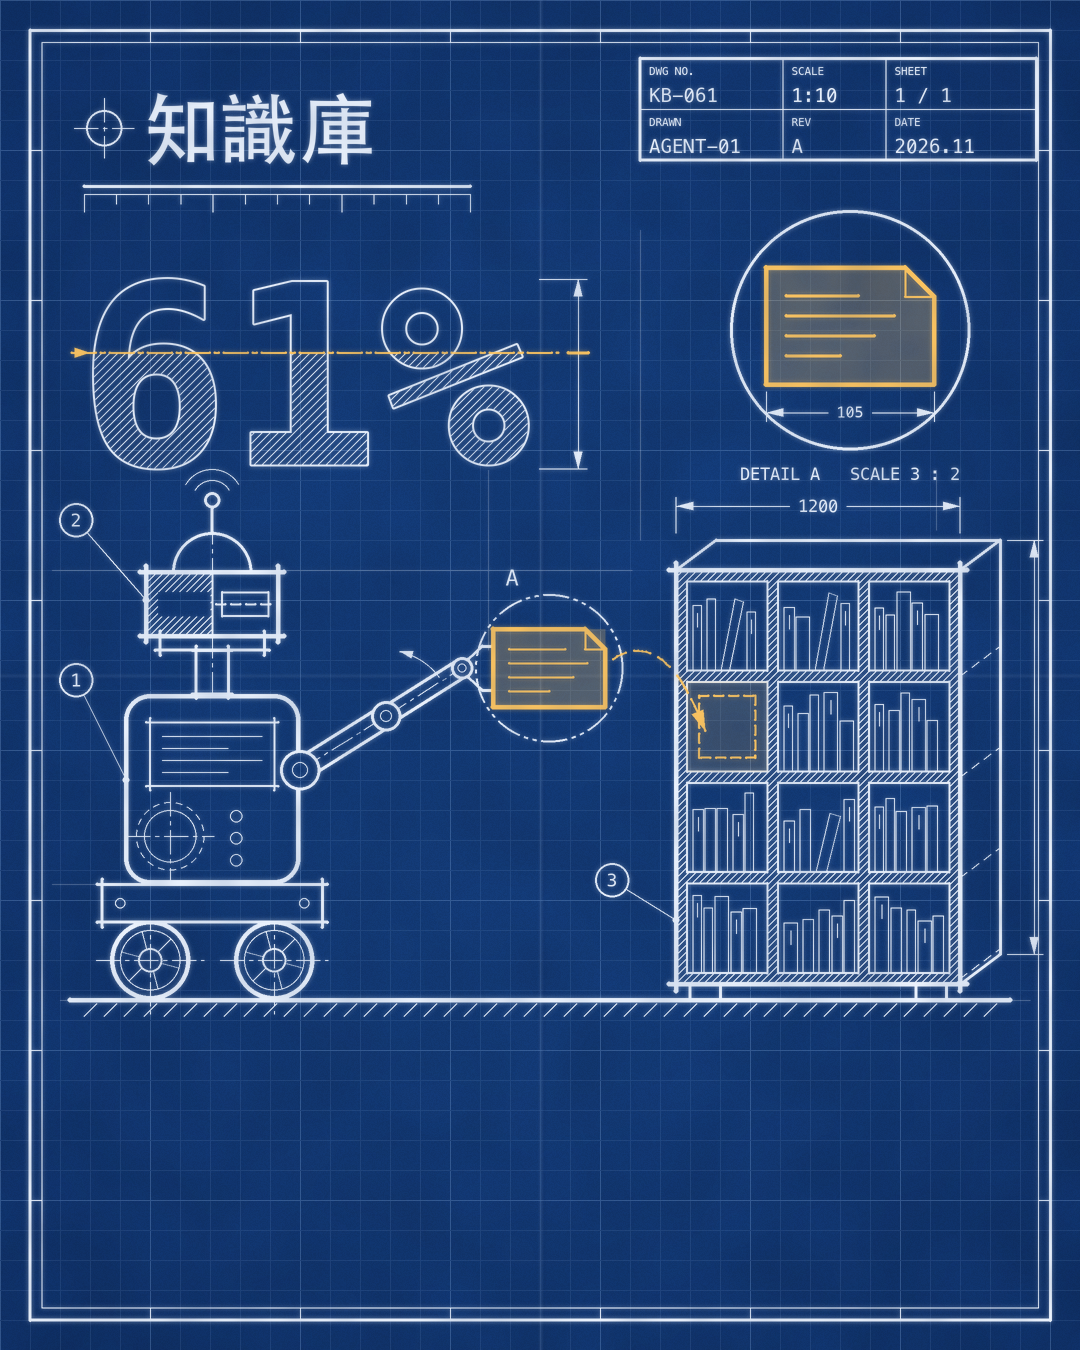

Reproduce this figure in Python.
#!/usr/bin/env python3
"""Style catalog sample: blueprint (original artwork, PIL only).

Technique encoded here:
  - two ink layers only (white line ink + one amber accent ink) on blue paper
  - four line weights (outline / part / detail / hairline) and drafted corner overshoot
  - line types: solid, hidden (dashed), centre line (long-short), section hatch
  - dimension lines with extension lines and slim arrowheads
  - paper: mottled blue, fold creases, two-level grid, sheet border with zone ticks
Everything is drawn at 2x and downsampled for clean anti-aliased lines.
"""
import math, os, random
from PIL import Image, ImageDraw, ImageFont, ImageFilter, ImageChops

W, H, S = 1080, 1350, 2
HERE = os.path.dirname(os.path.abspath(__file__))
rng = random.Random(61)

F_ZH = ('/System/Library/Fonts/STHeiti Medium.ttc', 0)
F_NUM = ('/System/Library/Fonts/Menlo.ttc', 1)
F_LBL = ('/System/Library/Fonts/Menlo.ttc', 0)

PAPER = (22, 66, 134)
PAPER_DARK = (11, 38, 90)
LINE = (238, 245, 255)
ACCENT = (255, 198, 96)

# line weights in final pixels
OUTLINE, PART, DETAIL, HAIR = 4.6, 3.0, 1.8, 1.1

INK = Image.new('L', (W * S, H * S), 0)   # white line ink
AMB = Image.new('L', (W * S, H * S), 0)   # amber accent ink


def font(spec, size): return ImageFont.truetype(spec[0], int(size * S), index=spec[1])
def sc(p): return (p[0] * S, p[1] * S)
def wpx(w): return max(1, int(round(w * S)))


# ---------- line primitives ----------
def ln(layer, p0, p1, w=DETAIL, over=0, v=255):
    """Straight line with round caps; `over` extends both ends (drafted overshoot)."""
    (x0, y0), (x1, y1) = p0, p1
    L = math.hypot(x1 - x0, y1 - y0) or 1
    ux, uy = (x1 - x0) / L, (y1 - y0) / L
    a = (x0 - ux * over, y0 - uy * over); b = (x1 + ux * over, y1 + uy * over)
    d = ImageDraw.Draw(layer); ww = wpx(w)
    d.line([sc(a), sc(b)], fill=v, width=ww)
    if ww > 2:
        r = ww / 2
        for p in (a, b): d.ellipse([p[0] * S - r, p[1] * S - r, p[0] * S + r, p[1] * S + r], fill=v)


def path(layer, pts, w=DETAIL, closed=False, over=0):
    pts = list(pts)
    if closed: pts = pts + [pts[0]]
    for a, b in zip(pts, pts[1:]): ln(layer, a, b, w, over)


def rect(layer, x0, y0, x1, y1, w=DETAIL, over=0):
    path(layer, [(x0, y0), (x1, y0), (x1, y1), (x0, y1)], w, True, over)


def rrect(layer, x0, y0, x1, y1, r, w=DETAIL):
    ImageDraw.Draw(layer).rounded_rectangle([x0 * S, y0 * S, x1 * S, y1 * S], radius=r * S, outline=255, width=wpx(w))


def circle(layer, c, r, w=DETAIL, fill=None):
    box = [(c[0] - r) * S, (c[1] - r) * S, (c[0] + r) * S, (c[1] + r) * S]
    ImageDraw.Draw(layer).ellipse(box, outline=255 if fill is None else None, fill=fill, width=wpx(w))


def arc(layer, c, r, a0, a1, w=DETAIL):
    box = [(c[0] - r) * S, (c[1] - r) * S, (c[0] + r) * S, (c[1] + r) * S]
    ImageDraw.Draw(layer).arc(box, a0, a1, fill=255, width=wpx(w))


def patterned(layer, p0, p1, pattern, w=HAIR):
    """pattern = (on, off, on, off, ...) lengths in px. Hidden line: (10, 6). Centre line: (22, 5, 4, 5)."""
    (x0, y0), (x1, y1) = p0, p1
    L = math.hypot(x1 - x0, y1 - y0)
    if L < 1: return
    ux, uy = (x1 - x0) / L, (y1 - y0) / L
    t, k = 0, 0
    while t < L:
        seg = pattern[k % len(pattern)]
        if k % 2 == 0:
            e = min(L, t + seg)
            ln(layer, (x0 + ux * t, y0 + uy * t), (x0 + ux * e, y0 + uy * e), w)
        t += seg; k += 1


HIDDEN = (9, 6)
CENTRE = (24, 5, 4, 5)


def centre_mark(layer, c, r):
    patterned(layer, (c[0] - r, c[1]), (c[0] + r, c[1]), CENTRE, HAIR)
    patterned(layer, (c[0], c[1] - r), (c[0], c[1] + r), CENTRE, HAIR)


def arrow(layer, tip, direction, length=17, half=4.2):
    ux, uy = direction
    L = math.hypot(ux, uy); ux, uy = ux / L, uy / L
    bx, by = tip[0] - ux * length, tip[1] - uy * length
    ImageDraw.Draw(layer).polygon([sc(tip), sc((bx - uy * half, by + ux * half)), sc((bx + uy * half, by - ux * half))], fill=255)


def hatch_mask(layer, mask, gap=9, w=HAIR, v=255):
    """45-degree section hatch clipped to an L mask (same size as the layer)."""
    box = mask.getbbox()
    if not box: return
    x0, y0, x1, y1 = box
    h = Image.new('L', layer.size, 0); d = ImageDraw.Draw(h)
    span = y1 - y0
    c = x0 - span
    while c < x1:
        d.line([(c, y1), (c + span, y0)], fill=v, width=wpx(w)); c += gap * S
    layer.paste(ImageChops.lighter(layer, ImageChops.multiply(h, mask)))


def hatch_poly(layer, poly, gap=9, w=HAIR, holes=()):
    m = Image.new('L', layer.size, 0); d = ImageDraw.Draw(m)
    d.polygon([sc(p) for p in poly], fill=255)
    for hpoly in holes: d.polygon([sc(p) for p in hpoly], fill=0)
    hatch_mask(layer, m, gap, w)


def dim(layer, p0, p1, off, label=None, size=17):
    """Dimension between object points p0-p1, pushed out by vector `off`."""
    L = math.hypot(*off); ox, oy = off[0] / L, off[1] / L
    a = (p0[0] + off[0], p0[1] + off[1]); b = (p1[0] + off[0], p1[1] + off[1])
    for p, q in ((p0, a), (p1, b)):
        ln(layer, (p[0] + ox * 7, p[1] + oy * 7), (q[0] + ox * 9, q[1] + oy * 9), HAIR)
    ln(layer, a, b, HAIR)
    arrow(layer, a, (a[0] - b[0], a[1] - b[1])); arrow(layer, b, (b[0] - a[0], b[1] - a[1]))
    if label:
        f = font(F_LBL, size); d = ImageDraw.Draw(layer)
        mx, my = (a[0] + b[0]) / 2 * S, (a[1] + b[1]) / 2 * S
        l, t, r, bt = d.textbbox((mx, my), label, font=f, anchor='mm')
        d.rectangle([l - 8 * S, t - 4 * S, r + 8 * S, bt + 4 * S], fill=0)
        d.text((mx, my), label, font=f, fill=255, anchor='mm')


# ---------- paper ----------
def noise_tile(n=256):
    return Image.frombytes('L', (n, n), bytes(rng.getrandbits(8) for _ in range(n * n)))


def tiled(tile, size):
    out = Image.new('L', size)
    for y in range(0, size[1], tile.size[1]):
        for x in range(0, size[0], tile.size[0]): out.paste(tile, (x, y))
    return out


def make_paper():
    base = Image.new('RGB', (W, H), PAPER)
    # vignette: darker toward the corners
    vig = Image.radial_gradient('L').resize((int(W * 1.5), int(H * 1.5))).crop((W // 4, H // 4, W // 4 + W, H // 4 + H))
    base = Image.composite(Image.new('RGB', (W, H), PAPER_DARK), base, vig.point(lambda v: int(max(0, v - 70) * 1.0)))
    # blotchy mottling (large) + fine grain (small)
    blot = noise_tile(64).resize((W, H), Image.BICUBIC).filter(ImageFilter.GaussianBlur(18))
    base = ImageChops.multiply(base, Image.merge('RGB', [blot.point(lambda v: 205 + v * 50 // 255)] * 3))
    grain = tiled(noise_tile(256), (W, H))
    base = ImageChops.multiply(base, Image.merge('RGB', [grain.point(lambda v: 236 + v * 19 // 255)] * 3))
    # grid: minor 30 px, major 150 px
    g = Image.new('L', (W, H), 0); d = ImageDraw.Draw(g)
    for x in range(0, W, 30): d.line([(x, 0), (x, H)], fill=64 if x % 150 == 0 else 26)
    for y in range(0, H, 30): d.line([(0, y), (W, y)], fill=64 if y % 150 == 0 else 26)
    base = Image.composite(Image.new('RGB', (W, H), (150, 190, 240)), base, g)
    # fold creases: a light edge with a dark edge next to it
    c = Image.new('L', (W, H), 0); d = ImageDraw.Draw(c)
    d.line([(W * .5, 0), (W * .5, H)], fill=40, width=2); d.line([(0, H * .5), (W, H * .5)], fill=34, width=2)
    base = Image.composite(Image.new('RGB', (W, H), (190, 215, 250)), base, c.filter(ImageFilter.GaussianBlur(1.2)))
    c = Image.new('L', (W, H), 0); d = ImageDraw.Draw(c)
    d.line([(W * .5 + 3, 0), (W * .5 + 3, H)], fill=60, width=3); d.line([(0, H * .5 + 3), (W, H * .5 + 3)], fill=50, width=3)
    base = Image.composite(Image.new('RGB', (W, H), PAPER_DARK), base, c.filter(ImageFilter.GaussianBlur(2)))
    return base


# ---------- components ----------
FLOOR = 1000


def sheet_border():
    rect(INK, 30, 30, W - 30, H - 30, PART)
    rect(INK, 42, 42, W - 42, H - 42, HAIR)
    for x in range(150, W - 60, 150): ln(INK, (x, 30), (x, 42), HAIR); ln(INK, (x, H - 42), (x, H - 30), HAIR)
    for y in range(150, H - 60, 150): ln(INK, (30, y), (42, y), HAIR); ln(INK, (W - 42, y), (W - 30, y), HAIR)


def heading():
    d = ImageDraw.Draw(INK)
    circle(INK, (104, 128), 18, DETAIL); centre_mark(INK, (104, 128), 30)
    d.text((142 * S, 128 * S), '知識庫', font=font(F_ZH, 78), fill=255, anchor='lm')
    ln(INK, (84, 186), (470, 186), PART); ln(INK, (84, 194), (470, 194), HAIR)
    for k in range(0, 13):
        x = 84 + k * 32.2
        ln(INK, (x, 194), (x, 204 if k % 4 else 212), HAIR)


def big_number():
    """Outlined numerals; the lower 61% of each glyph is section-hatched."""
    f = font(F_NUM, 250); pos = (78 * S, 232 * S)
    solid = Image.new('L', INK.size, 0); ImageDraw.Draw(solid).text(pos, '61%', font=f, fill=255)
    l, t, r, b = solid.getbbox()
    edge = Image.new('L', INK.size, 0)
    ImageDraw.Draw(edge).text(pos, '61%', font=f, fill=0, stroke_width=wpx(2.2), stroke_fill=255)
    cut = t + (b - t) * (1 - .61)
    lower = solid.copy(); ImageDraw.Draw(lower).rectangle([0, 0, INK.size[0], cut], fill=0)
    hatch_mask(INK, lower, gap=8, w=HAIR, v=215)
    INK.paste(ImageChops.lighter(INK, edge))
    L, T, R, B = l / S, t / S, r / S, b / S; C = cut / S
    # level line at 61% in amber, running out to the gauge
    patterned(AMB, (L - 22, C), (R + 30, C), CENTRE, DETAIL)
    arrow(AMB, (L - 4, C), (1, 0), 15, 5)
    # height dimension on the right
    dim(INK, (R + 4, T), (R + 4, B), (46, 0))
    ln(AMB, (R + 40, C), (R + 60, C), PART)
    return (L, T, R, B, C)


def gauge(c, r):
    """Dial: ticks every 10%, amber arc for 61%."""
    circle(INK, c, r, PART); circle(INK, c, r - 26, HAIR)
    centre_mark(INK, c, r + 22)
    for k in range(20):
        a = math.radians(-90 + k * 18); r0 = r - (16 if k % 2 == 0 else 9)
        ln(INK, (c[0] + math.cos(a) * r0, c[1] + math.sin(a) * r0), (c[0] + math.cos(a) * r, c[1] + math.sin(a) * r), DETAIL if k % 2 == 0 else HAIR)
    a1 = -90 + 360 * .61
    box = [(c[0] - r + 13) * S, (c[1] - r + 13) * S, (c[0] + r - 13) * S, (c[1] + r - 13) * S]
    ImageDraw.Draw(AMB).arc(box, -90, a1, fill=255, width=wpx(13))
    e = math.radians(a1)
    ln(AMB, c, (c[0] + math.cos(e) * (r + 16), c[1] + math.sin(e) * (r + 16)), DETAIL)
    circle(INK, c, 7, DETAIL); circle(AMB, c, 3.5, 1, fill=255)


PHANTOM = (26, 5, 4, 5, 4, 5)


def text(layer, xy, s, size=15, anchor='lm', spec=F_LBL):
    ImageDraw.Draw(layer).text((xy[0] * S, xy[1] * S), s, font=font(spec, size), fill=255, anchor=anchor)


def phantom_circle(layer, c, r, w=HAIR):
    """Detail boundary: a circle in phantom (long-short-short) line."""
    n = int(2 * math.pi * r / 6); k = 0; t = 0.0
    circ = 2 * math.pi * r
    while t < circ:
        seg = PHANTOM[k % len(PHANTOM)]
        if k % 2 == 0:
            a0, a1 = t / r, min(circ, t + seg) / r
            arc(layer, c, r, math.degrees(a0), math.degrees(a1), w)
        t += seg; k += 1


def balloon(n, c, target, r=17):
    """Item balloon with leader ending in a dot on the part."""
    L = math.hypot(target[0] - c[0], target[1] - c[1]); ux, uy = (target[0] - c[0]) / L, (target[1] - c[1]) / L
    ln(INK, (c[0] + ux * r, c[1] + uy * r), target, HAIR)
    circle(INK, target, 3.2, 1, fill=255)
    erase_circle(c, r); circle(INK, c, r, DETAIL)
    text(INK, c, str(n), 18, 'mm')


def title_block(x0, y0, x1, y1):
    """Simplified drawing title block: fixed cells, uppercase single-stroke lettering."""
    rect(INK, x0, y0, x1, y1, PART)
    ym = (y0 + y1) / 2
    ln(INK, (x0, ym), (x1, ym), HAIR)
    cols = [x0, x0 + (x1 - x0) * .36, x0 + (x1 - x0) * .62, x1]
    for x in cols[1:-1]: ln(INK, (x, y0), (x, y1), HAIR)
    cells = [('DWG NO.', 'KB-061'), ('SCALE', '1:10'), ('SHEET', '1 / 1'),
             ('DRAWN', 'AGENT-01'), ('REV', 'A'), ('DATE', '2026.11')]
    for i, (k, v) in enumerate(cells):
        cx0 = cols[i % 3]; cy0 = y0 if i < 3 else ym
        text(INK, (cx0 + 9, cy0 + 13), k, 11)
        text(INK, (cx0 + 9, cy0 + 37), v, 19)


def detail_view(c, r, src_c, src_r):
    """Circle the card in phantom line (A), then redraw it at 2:1 inside a detail circle."""
    phantom_circle(INK, src_c, src_r, DETAIL)
    text(INK, (src_c[0] - src_r * .5, src_c[1] - src_r - 16), 'A', 22, 'mm')
    circle(INK, c, r, PART)
    w, h = 112 * 1.5, 78 * 1.5; x, y = c[0] - w / 2, c[1] - h / 2 - 4
    d = ImageDraw.Draw(AMB); fold = 29
    d.polygon([sc(p) for p in [(x, y), (x + w - fold, y), (x + w, y + fold), (x + w, y + h), (x, y + h)]], fill=58)
    path(AMB, [(x, y), (x + w - fold, y), (x + w, y + fold), (x + w, y + h), (x, y + h)], OUTLINE, True)
    path(AMB, [(x + w - fold, y), (x + w - fold, y + fold), (x + w, y + fold)], DETAIL)
    for k, lw in enumerate((72, 108, 88, 54)):
        ln(AMB, (x + 20, y + 28 + k * 20), (x + 20 + lw, y + 28 + k * 20), PART)
    dim(INK, (x, y + h), (x + w, y + h), (0, 28), '105', 15)
    text(INK, (c[0], c[1] + r + 24), 'DETAIL A   SCALE 3 : 2', 17, 'mm')


def construction(lines, v=70):
    """Faint construction / projection lines left in, as in hand drafting (thin, low ink)."""
    d = ImageDraw.Draw(INK)
    for a, b in lines: d.line([sc(a), sc(b)], fill=v, width=wpx(1.0))


def link(a, b, half, w=PART):
    """A mechanical arm link: two parallel edges plus round ends, with its centre line."""
    L = math.hypot(b[0] - a[0], b[1] - a[1]); nx, ny = -(b[1] - a[1]) / L, (b[0] - a[0]) / L
    ln(INK, (a[0] + nx * half, a[1] + ny * half), (b[0] + nx * half, b[1] + ny * half), w)
    ln(INK, (a[0] - nx * half, a[1] - ny * half), (b[0] - nx * half, b[1] - ny * half), w)
    patterned(INK, a, b, CENTRE, HAIR)


def erase(box):
    ImageDraw.Draw(INK).rectangle([box[0] * S, box[1] * S, box[2] * S, box[3] * S], fill=0)


def erase_circle(c, r):
    ImageDraw.Draw(INK).ellipse([(c[0] - r) * S, (c[1] - r) * S, (c[0] + r) * S, (c[1] + r) * S], fill=0)


def robot():
    # wheels
    for cx in (176, 300):
        c = (cx, FLOOR - 40)
        circle(INK, c, 40, OUTLINE); circle(INK, c, 30, HAIR); circle(INK, c, 12, DETAIL)
        for k in range(6):
            a = math.radians(k * 60 + 15)
            ln(INK, (c[0] + math.cos(a) * 12, c[1] + math.sin(a) * 12), (c[0] + math.cos(a) * 30, c[1] + math.sin(a) * 30), HAIR)
        centre_mark(INK, c, 54)
    # chassis and body
    rect(INK, 128, 884, 348, 922, PART, over=5)
    erase((130, 886, 346, 920)); rect(INK, 128, 884, 348, 922, PART, over=5)
    for x in (146, 330): circle(INK, (x, 903), 5, HAIR)
    rrect(INK, 150, 694, 326, 884, 26, OUTLINE)
    rect(INK, 176, 722, 300, 786, DETAIL, over=4)
    for k in range(4): ln(INK, (188, 736 + k * 12), (288 - (k % 2) * 34, 736 + k * 12), HAIR)
    circle(INK, (196, 836), 26, HAIR)                       # internal gear, drawn as hidden line
    for k in range(18):
        a0 = k * 20
        arc(INK, (196, 836), 34, a0, a0 + 11, HAIR)
    centre_mark(INK, (196, 836), 44)
    for k in range(3): circle(INK, (262 + k * 0, 816 + k * 22), 6, HAIR)
    # sensor mast (no face): neck column, turntable, scanner housing shown half in section
    mx = 238
    rect(INK, mx - 16, 650, mx + 16, 694, PART, over=4)
    patterned(INK, (mx, 520), (mx, 700), CENTRE, HAIR)
    rect(INK, mx - 52, 636, mx + 52, 650, PART, over=5)                 # turntable plate
    rect(INK, mx - 66, 572, mx + 66, 636, OUTLINE, over=6)              # scanner housing
    hatch_poly(INK, [(mx - 64, 574), (mx, 574), (mx, 634), (mx - 64, 634)], gap=7, w=HAIR,
               holes=[[(mx - 54, 592), (mx - 2, 592), (mx - 2, 616), (mx - 54, 616)]])
    ln(INK, (mx, 572), (mx, 636), DETAIL)                               # section boundary
    patterned(INK, (mx + 4, 604), (mx + 62, 604), HIDDEN, DETAIL)       # scan window band (hidden)
    rect(INK, mx + 10, 592, mx + 56, 616, DETAIL)
    arc(INK, (mx, 572), 40, 180, 360, PART)                             # dome
    ln(INK, (mx, 532), (mx, 508), PART); circle(INK, (mx, 500), 8, PART)
    for r_ in (20, 31): arc(INK, (mx, 500), r_, 210, 330, HAIR)
    # arm: shoulder -> elbow -> wrist
    sh, el, wr = (326, 770), (412, 716), (488, 668)
    link(sh, el, 11); link(el, wr, 9)
    for c, r_ in ((sh, 20), (el, 15), (wr, 11)):
        erase_circle(c, r_); circle(INK, c, r_, PART); circle(INK, c, r_ * .38, HAIR)
    # sweep arc of the forearm with arrow
    arc(INK, el, 66, -78, -36, HAIR)
    arrow(INK, (el[0] + math.cos(math.radians(-78)) * 66, el[1] + math.sin(math.radians(-78)) * 66), (-1, -.25), 13, 3.6)
    # gripper jaws
    path(INK, [(wr[0] + 6, wr[1] - 9), (wr[0] + 20, wr[1] - 22), (wr[0] + 30, wr[1] - 22)], PART)
    path(INK, [(wr[0] + 6, wr[1] + 9), (wr[0] + 20, wr[1] + 22), (wr[0] + 30, wr[1] + 22)], PART)
    return wr


def card(x, y, w=112, h=78):
    """The note card: the only amber-filled object on the sheet."""
    d = ImageDraw.Draw(AMB)
    d.rectangle([x * S, y * S, (x + w) * S, (y + h) * S], fill=58)
    ImageDraw.Draw(INK).rectangle([(x - 1) * S, (y - 3) * S, (x + w + 3) * S, (y + h + 3) * S], fill=0)
    fold = 20
    path(AMB, [(x, y), (x + w - fold, y), (x + w, y + fold), (x + w, y + h), (x, y + h)], OUTLINE, True)
    path(AMB, [(x + w - fold, y), (x + w - fold, y + fold), (x + w, y + fold)], DETAIL)
    for k, lw in enumerate((56, 78, 64, 40)):
        ln(AMB, (x + 16, y + 20 + k * 14), (x + 16 + lw, y + 20 + k * 14), DETAIL)


def cabinet(x0, y0, x1, y1, cols=3, rows=4, t=11):
    dx, dy = 40, -30
    cw = (x1 - x0 - t * (cols + 1)) / cols; ch = (y1 - y0 - t * (rows + 1)) / rows
    cells = [[(x0 + t + c * (cw + t), y0 + t + r * (ch + t), x0 + t + c * (cw + t) + cw, y0 + t + r * (ch + t) + ch)
              for c in range(cols)] for r in range(rows)]
    flat = [b for row in cells for b in row]
    # frame is shown cut: section hatch between outer rect and the cells
    hatch_poly(INK, [(x0, y0), (x1, y0), (x1, y1), (x0, y1)], gap=7, w=HAIR,
               holes=[[(b[0], b[1]), (b[2], b[1]), (b[2], b[3]), (b[0], b[3])] for b in flat])
    rect(INK, x0, y0, x1, y1, OUTLINE, over=7)
    for b in flat: rect(INK, b[0], b[1], b[2], b[3], DETAIL)
    # oblique depth: top and right faces
    path(INK, [(x0, y0), (x0 + dx, y0 + dy), (x1 + dx, y0 + dy), (x1 + dx, y1 + dy), (x1, y1)], PART)
    ln(INK, (x1, y0), (x1 + dx, y0 + dy), PART)
    for k in range(1, rows + 1):
        yy = y0 + k * (ch + t)
        patterned(INK, (x1, yy + t / 2), (x1 + dx, yy + t / 2 + dy), HIDDEN, HAIR)
    # feet
    for fx in (x0 + 14, x1 - 44): rect(INK, fx, y1, fx + 30, FLOOR, PART)
    # filed cards inside the cells
    target = (1, 0)
    for r in range(rows):
        for c in range(cols):
            bx0, by0, bx1, by1 = cells[r][c]
            if (r, c) == target: continue
            x = bx0 + 6; n = 0
            while x < bx1 - 12:
                wd = rng.choice((8, 10, 10, 13)); hh = rng.uniform(.55, .9) * ch
                if rng.random() < .16 and x + 30 < bx1:      # a leaning card
                    path(INK, [(x, by1), (x + 14, by1 - hh), (x + 14 + wd, by1 - hh + 3), (x + wd, by1)], HAIR, True)
                    x += wd + 18
                else:
                    rect(INK, x, by1 - hh, x + wd, by1, HAIR)
                    if n % 3 == 0: ln(INK, (x + wd / 2, by1 - hh + 8), (x + wd / 2, by1 - hh + 22), HAIR)
                    x += wd + rng.choice((2, 3, 6))
                n += 1
    # target slot: amber phantom outline of where the card goes
    bx0, by0, bx1, by1 = cells[target[0]][target[1]]
    cx = (bx0 + bx1) / 2; cy = (by0 + by1) / 2
    ImageDraw.Draw(AMB).rectangle([bx0 * S, by0 * S, bx1 * S, by1 * S], fill=34)
    for a, b in (((bx0 + 12, by0 + 14), (bx1 - 12, by0 + 14)), ((bx1 - 12, by0 + 14), (bx1 - 12, by1 - 14)),
                 ((bx1 - 12, by1 - 14), (bx0 + 12, by1 - 14)), ((bx0 + 12, by1 - 14), (bx0 + 12, by0 + 14))):
        patterned(AMB, a, b, HIDDEN, DETAIL)
    # dimensions
    dim(INK, (x0, y0 + dy), (x1, y0 + dy), (0, -34), '1200')
    dim(INK, (x1 + dx, y0 + dy), (x1 + dx, y1 + dy), (34, 0))
    return (cx, cy, bx0)


def ground():
    ln(INK, (70, FLOOR), (1010, FLOOR), OUTLINE)
    for x in range(84, 1004, 20): ln(INK, (x, FLOOR + 16), (x + 13, FLOOR + 3), HAIR)


def compose(paper):
    def down(layer): return layer.resize((W, H), Image.LANCZOS)
    ink, amb = down(INK), down(AMB)
    # uneven print: ink density wobbles slightly, like a contact print
    wob = noise_tile(64).resize((W, H), Image.BICUBIC).filter(ImageFilter.GaussianBlur(6)).point(lambda v: 205 + v * 50 // 255)
    ink = ImageChops.multiply(ink, wob); amb = ImageChops.multiply(amb, wob)
    out = paper
    for layer, col in ((ink, LINE), (amb, ACCENT)):
        bleed = layer.filter(ImageFilter.GaussianBlur(2.4)).point(lambda v: int(v * .42))
        out = Image.composite(Image.new('RGB', (W, H), col), out, bleed)     # soft bleed around lines
        out = Image.composite(Image.new('RGB', (W, H), col), out, layer)
    return out


def main():
    paper = make_paper()
    sheet_border(); heading()
    L, T, R, B, C = big_number()
    title_block(640, 58, 1036, 160)
    construction([((52, 570), (632, 570)), ((640, 230), (640, 540)), ((936, 470), (936, 530)),
                  ((52, 884), (120, 884)), ((488, 470), (488, 650)), ((60, 1000), (1030, 1000))])
    ground()
    cx, cy, slot_x = cabinet(676, 570, 960, FLOOR - 16)
    # robot is drawn on its own layer, then nudged left to open a gap before the cabinet
    global INK
    base, INK = INK, Image.new('L', INK.size, 0)
    wr = robot()
    RDX = -26
    INK = ImageChops.lighter(base, ImageChops.offset(INK, RDX * S, 0))
    wr = (wr[0] + RDX, wr[1])
    cx0, cy0 = wr[0] + 31, wr[1] - 39
    card(cx0, cy0)
    # travel path: centre line arcs from the held card down into the empty slot
    p0 = (cx0 + 112 + 8, cy0 + 30); p2 = (slot_x + 18, cy + 4); p1 = ((p0[0] + p2[0]) / 2 + 6, p0[1] - 34)
    pts = [((1 - t) ** 2 * p0[0] + 2 * (1 - t) * t * p1[0] + t * t * p2[0],
            (1 - t) ** 2 * p0[1] + 2 * (1 - t) * t * p1[1] + t * t * p2[1]) for t in [k / 24 for k in range(25)]]
    acc, on = 0.0, True
    for a, b in zip(pts, pts[1:]):
        if on: ln(AMB, a, b, DETAIL)
        acc += math.hypot(b[0] - a[0], b[1] - a[1])
        if acc > (14 if on else 6): acc, on = 0.0, not on
    arrow(AMB, p2, (p2[0] - pts[-3][0], p2[1] - pts[-3][1]), 20, 6)
    detail_view((850, 330), 120, (cx0 + 56, cy0 + 39), 74)
    balloon(2, (96 + RDX + 6, 520), (172 + RDX, 600))
    balloon(1, (96 + RDX + 6, 680), (152 + RDX, 780))
    balloon(3, (612, 880), (676, 920))
    compose(paper).save(os.path.join(HERE, 'sample.png'))


if __name__ == '__main__':
    main()
